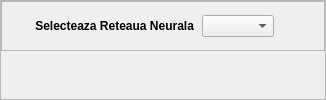
        <widget class="QFrame" name="frame_gesturi">
         <property name="frameShape">
          <enum>QFrame::StyledPanel</enum>
         </property>
         <property name="frameShadow">
          <enum>QFrame::Raised</enum>
         </property>
         <layout class="QVBoxLayout" name="verticalLayout_5">
          <property name="spacing">
           <number>0</number>
          </property>
          <property name="leftMargin">
           <number>0</number>
          </property>
          <property name="topMargin">
           <number>0</number>
          </property>
          <property name="rightMargin">
           <number>0</number>
          </property>
          <property name="bottomMargin">
           <number>0</number>
          </property>
          <item>
           <widget class="QFrame" name="frame_alegeNN">
            <property name="sizePolicy">
             <sizepolicy hsizetype="Preferred" vsizetype="Fixed">
              <horstretch>0</horstretch>
              <verstretch>0</verstretch>
             </sizepolicy>
            </property>
            <property name="minimumSize">
             <size>
              <width>0</width>
              <height>50</height>
             </size>
            </property>
            <property name="maximumSize">
             <size>
              <width>16777215</width>
              <height>50</height>
             </size>
            </property>
            <property name="frameShape">
             <enum>QFrame::StyledPanel</enum>
            </property>
            <property name="frameShadow">
             <enum>QFrame::Raised</enum>
            </property>
            <layout class="QHBoxLayout" name="horizontalLayout_3">
             <property name="spacing">
              <number>0</number>
             </property>
             <property name="leftMargin">
              <number>0</number>
             </property>
             <property name="topMargin">
              <number>2</number>
             </property>
             <property name="rightMargin">
              <number>0</number>
             </property>
             <property name="bottomMargin">
              <number>2</number>
             </property>
             <item>
              <widget class="QLabel" name="label_selectieNN">
               <property name="minimumSize">
                <size>
                 <width>200</width>
                 <height>0</height>
                </size>
               </property>
               <property name="maximumSize">
                <size>
                 <width>200</width>
                 <height>16777215</height>
                </size>
               </property>
               <property name="font">
                <font>
                 <weight>75</weight>
                 <bold>true</bold>
                </font>
               </property>
               <property name="text">
                <string>          Selecteaza Reteaua Neurala</string>
               </property>
              </widget>
             </item>
             <item>
              <widget class="QComboBox" name="comboBox_NN"/>
             </item>
             <item>
              <spacer name="horizontalSpacer_3">
               <property name="orientation">
                <enum>Qt::Horizontal</enum>
               </property>
               <property name="sizeType">
                <enum>QSizePolicy::Maximum</enum>
               </property>
               <property name="sizeHint" stdset="0">
                <size>
                 <width>50</width>
                 <height>20</height>
                </size>
               </property>
              </spacer>
             </item>
            </layout>
           </widget>
          </item>
          <item>
           <widget class="GLViewWidget" name="widget_model" native="true"/>
          </item>
         </layout>
        </widget>
